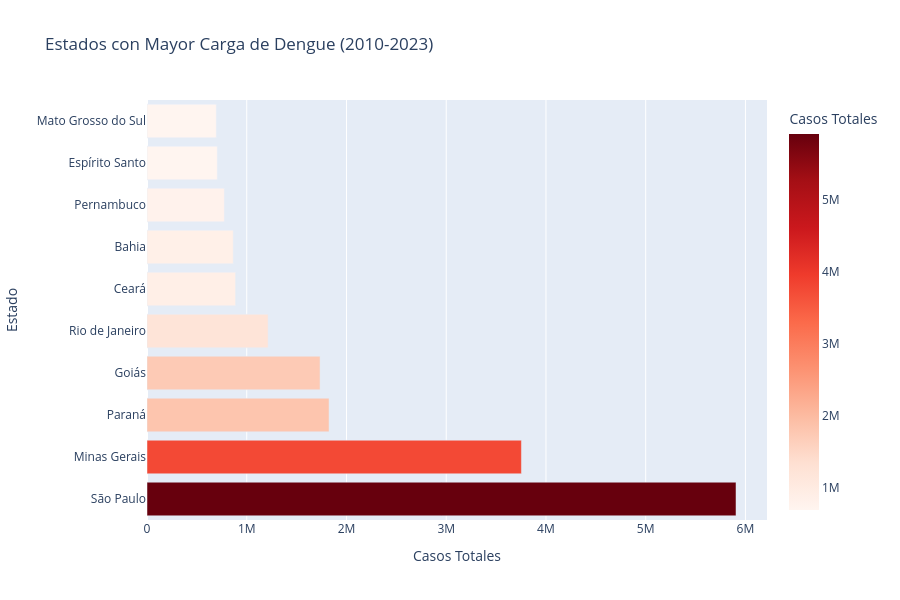

Notebook source saved alongside this figure:
### Code cell
# Top 10 estados por carga total
top_estados = estado_stats.nlargest(10, 'casos_dengue_sum')

fig = px.bar(
    top_estados,
    x='casos_dengue_sum',
    y='nombre_estado',
    orientation='h',
    title='Estados con Mayor Carga de Dengue (2010-2023)',
    labels={'casos_dengue_sum': 'Casos Totales', 'nombre_estado': 'Estado'},
    color='casos_dengue_sum',
    color_continuous_scale='Reds'
)

fig.update_layout(height=600, showlegend=False)
fig.show()

### Figure 1 — Plotly figure (JSON) as saved in the notebook; plotly's stock layout.template omitted (floating-point values rounded to 4 significant figures)
{"data": [{"hovertemplate": "Casos Totales=%{marker.color}<br>Estado=%{y}<extra></extra>", "legendgroup": "", "marker": {"color": [5905390, 3753857, 1825192, 1735221, 1214019, 888505, 865057, 775612, 705048, 695181], "coloraxis": "coloraxis", "pattern": {"shape": ""}}, "name": "", "orientation": "h", "showlegend": false, "textposition": "auto", "type": "bar", "x": [5905390, 3753857, 1825192, 1735221, 1214019, 888505, 865057, 775612, 705048, 695181], "xaxis": "x", "y": ["São Paulo", "Minas Gerais", "Paraná", "Goiás", "Rio de Janeiro", "Ceará", "Bahia", "Pernambuco", "Espírito Santo", "Mato Grosso do Sul"], "yaxis": "y"}], "layout": {"barmode": "relative", "coloraxis": {"colorbar": {"title": {"text": "Casos Totales"}}, "colorscale": [[0, "rgb(255,245,240)"], [0.125, "rgb(254,224,210)"], [0.25, "rgb(252,187,161)"], [0.375, "rgb(252,146,114)"], [0.5, "rgb(251,106,74)"], [0.625, "rgb(239,59,44)"], [0.75, "rgb(203,24,29)"], [0.875, "rgb(165,15,21)"], [1, "rgb(103,0,13)"]]}, "height": 600, "legend": {"tracegroupgap": 0}, "showlegend": false, "title": {"text": "Estados con Mayor Carga de Dengue (2010-2023)"}, "xaxis": {"anchor": "y", "domain": [0, 1], "title": {"text": "Casos Totales"}}, "yaxis": {"anchor": "x", "domain": [0, 1], "title": {"text": "Estado"}}}}
